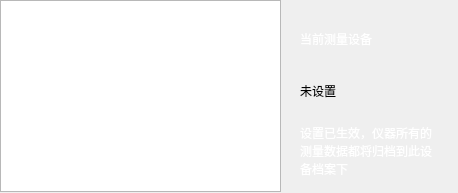
<?xml version="1.0" encoding="UTF-8"?>
<ui version="4.0">
 <class>AssetWidget</class>
 <widget class="QWidget" name="AssetWidget">
  <property name="geometry">
   <rect>
    <x>0</x>
    <y>0</y>
    <width>458</width>
    <height>193</height>
   </rect>
  </property>
  <property name="windowTitle">
   <string>Form</string>
  </property>
  <widget class="QComboBox" name="comboBox">
   <property name="geometry">
    <rect>
     <x>0</x>
     <y>0</y>
     <width>131</width>
     <height>25</height>
    </rect>
   </property>
   <property name="currentText">
    <string>检测模式 [连续]</string>
   </property>
   <item>
    <property name="text">
     <string>检测模式 [连续]</string>
    </property>
   </item>
   <item>
    <property name="text">
     <string>增益调节 [×1]</string>
    </property>
   </item>
   <item>
    <property name="text">
     <string>音量调节 [×8]</string>
    </property>
   </item>
   <item>
    <property name="text">
     <string>黄色报警阈值[20]dB</string>
    </property>
   </item>
   <item>
    <property name="text">
     <string>红色报警阈值[20]dB</string>
    </property>
   </item>
   <item>
    <property name="text">
     <string>连续录波[5s]</string>
    </property>
   </item>
   <item>
    <property name="text">
     <string>最大值重置</string>
    </property>
   </item>
  </widget>
  <widget class="QTreeView" name="treeView">
   <property name="geometry">
    <rect>
     <x>0</x>
     <y>0</y>
     <width>281</width>
     <height>192</height>
    </rect>
   </property>
   <attribute name="headerDefaultSectionSize">
    <number>200</number>
   </attribute>
   <attribute name="headerMinimumSectionSize">
    <number>100</number>
   </attribute>
  </widget>
  <widget class="QLabel" name="label">
   <property name="geometry">
    <rect>
     <x>300</x>
     <y>30</y>
     <width>91</width>
     <height>17</height>
    </rect>
   </property>
   <property name="styleSheet">
    <string notr="true">QLabel {color:white}</string>
   </property>
   <property name="text">
    <string>当前测量设备</string>
   </property>
  </widget>
  <widget class="QLabel" name="lab_current">
   <property name="geometry">
    <rect>
     <x>300</x>
     <y>70</y>
     <width>121</width>
     <height>41</height>
    </rect>
   </property>
   <property name="styleSheet">
    <string notr="true">QLabel {font-family:WenQuanYi Micro Hei;font-size:25px;color:green}
background:transparent;color:gray;</string>
   </property>
   <property name="frameShadow">
    <enum>QFrame::Sunken</enum>
   </property>
   <property name="text">
    <string>未设置</string>
   </property>
  </widget>
  <widget class="QLabel" name="lab_tips">
   <property name="geometry">
    <rect>
     <x>300</x>
     <y>120</y>
     <width>141</width>
     <height>61</height>
    </rect>
   </property>
   <property name="styleSheet">
    <string notr="true">QLabel {color:white}</string>
   </property>
   <property name="text">
    <string>设置已生效，仪器所有的测量数据都将归档到此设备档案下</string>
   </property>
   <property name="wordWrap">
    <bool>true</bool>
   </property>
  </widget>
 </widget>
 <resources/>
 <connections/>
</ui>
